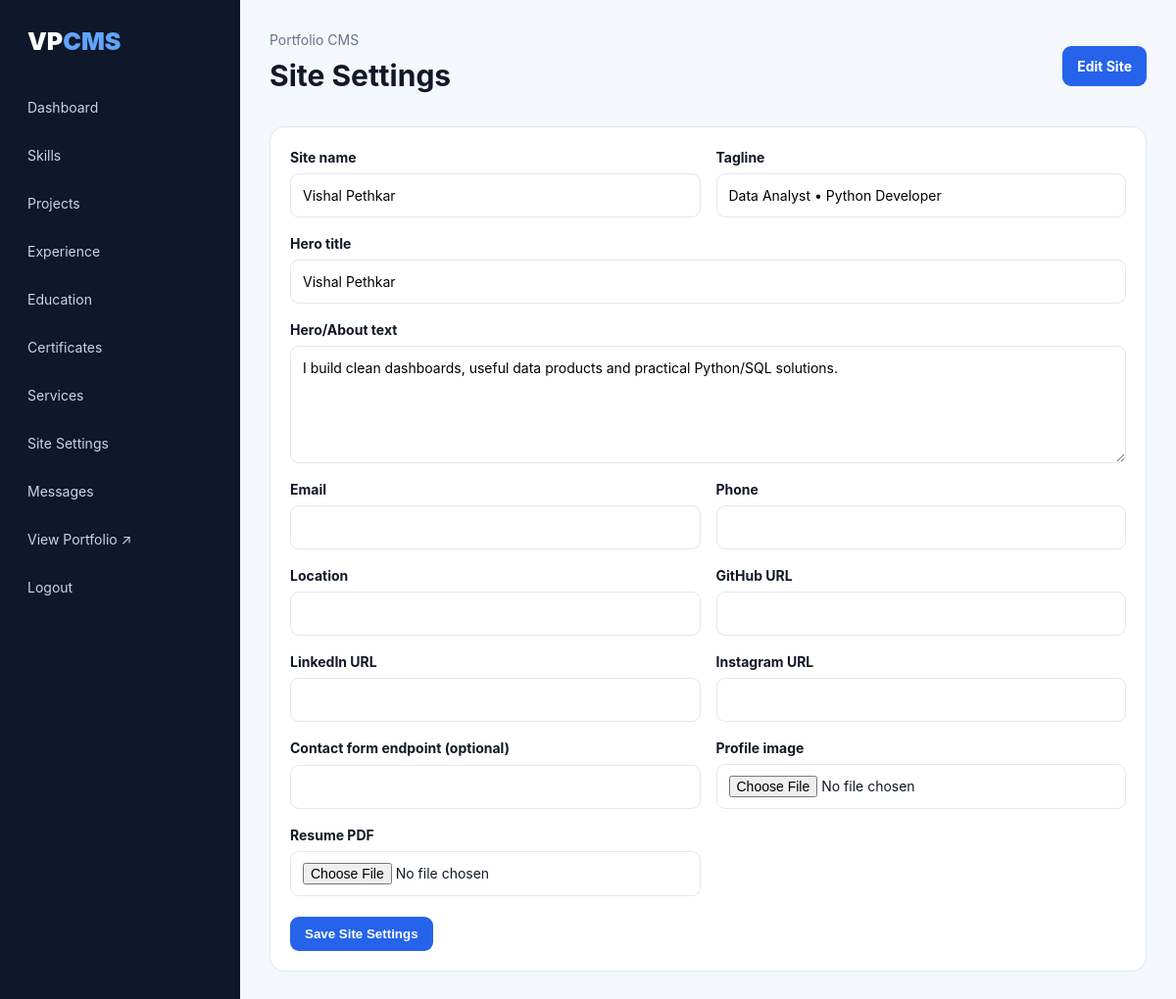
Page /admin/settings.php (signed in) on the committed database.
### tables this page shows
CREATE TABLE IF NOT EXISTS site_settings (
    id TINYINT UNSIGNED PRIMARY KEY,
    site_name VARCHAR(150) NOT NULL,
    tagline VARCHAR(255) DEFAULT '',
    hero_title VARCHAR(255) DEFAULT '',
    hero_text TEXT,
    profile_image VARCHAR(255) DEFAULT 'assets/profile.jpg',
    resume_file VARCHAR(255) DEFAULT 'assets/resume.pdf',
    email VARCHAR(190) DEFAULT '',
    phone VARCHAR(50) DEFAULT '',
    location VARCHAR(150) DEFAULT '',
    github VARCHAR(255) DEFAULT '',
    linkedin VARCHAR(255) DEFAULT '',
    instagram VARCHAR(255) DEFAULT '',
    form_endpoint VARCHAR(255) DEFAULT '',
    updated_at TIMESTAMP DEFAULT CURRENT_TIMESTAMP ON UPDATE CURRENT_TIMESTAMP
);

### config/config.php (called while the page is built, shortened)
<?php
function db(): PDO {
    static $pdo = null;
    if ($pdo === null) {
        $dsn = 'mysql:host=' . DB_HOST . ';dbname=' . DB_NAME . ';charset=utf8mb4';
        $pdo = new PDO($dsn, DB_USER, DB_PASS, [
            PDO::ATTR_ERRMODE => PDO::ERRMODE_EXCEPTION,
            PDO::ATTR_DEFAULT_FETCH_MODE => PDO::FETCH_ASSOC,
            PDO::ATTR_EMULATE_PREPARES => false,
        ]);
    }
    return $pdo;
}
function e(?string $value): string {
    return htmlspecialchars((string)$value, ENT_QUOTES, 'UTF-8');
}

### admin/settings.php (the view, shortened to what this page needs)
<?php
$page_title='Site Settings'; require __DIR__.'/_header.php';
$s=db()->query("SELECT * FROM site_settings WHERE id=1")->fetch();
?>
<div class="panel"><form method="post" enctype="multipart/form-data"><input type="hidden" name="csrf" value="<?=e(csrf_token())?>">
<div class="form-grid">
<div class="field"><label>Site name</label><input name="site_name" value="<?=e($s['site_name'])?>" required></div>
<div class="field"><label>Tagline</label><input name="tagline" value="<?=e($s['tagline'])?>"></div>
<div class="field full"><label>Hero title</label><input name="hero_title" value="<?=e($s['hero_title'])?>"></div>
<div class="field full"><label>Hero/About text</label><textarea name="hero_text"><?=e($s['hero_text'])?></textarea></div>
<div class="field"><label>Email</label><input name="email" value="<?=e($s['email'])?>"></div>
<div class="field"><label>Phone</label><input name="phone" value="<?=e($s['phone'])?>"></div>
<div class="field"><label>Location</label><input name="location" value="<?=e($s['location'])?>"></div>
<div class="field"><label>GitHub URL</label><input name="github" value="<?=e($s['github'])?>"></div>
<div class="field"><label>LinkedIn URL</label><input name="linkedin" value="<?=e($s['linkedin'])?>"></div>
<div class="field"><label>Instagram URL</label><input name="instagram" value="<?=e($s['instagram'])?>"></div>
<div class="field"><label>Contact form endpoint (optional)</label><input name="form_endpoint" value="<?=e($s['form_endpoint'])?>"></div>
<div class="field"><label>Profile image</label><input type="file" name="profile_image" accept="image/*"></div>
<div class="field"><label>Resume PDF</label><input type="file" name="resume_file" accept="application/pdf"></div>
</div><br><button class="btn" type="submit">Save Site Settings</button></form></div>
<?php require __DIR__.'/_footer.php'; ?>

### admin/admin.css (style rules this page uses)
:root { --bg:#f4f7fb;--card:#fff;--text:#111827;--muted:#64748b;--line:#e2e8f0;--blue:#2563eb;--green:#16a34a;--red:#dc2626 }
* { box-sizing:border-box }
body { margin:0;background:var(--bg);color:var(--text);font:14px/1.5 Inter,system-ui,sans-serif }
.btn { display:inline-block;background:var(--blue);color:#fff;border:0;padding:10px 15px;border-radius:9px;text-decoration:none;font-weight:700;cursor:pointer }
.panel { background:var(--card);border:1px solid var(--line);border-radius:15px;padding:20px;margin-top:20px }
.form-grid { display:grid;grid-template-columns:1fr 1fr;gap:16px }
.field { display:grid;gap:6px }
.field.full { grid-column:1/-1 }
label { font-weight:700 }
input,textarea,select { width:100%;padding:11px 12px;border:1px solid var(--line);border-radius:9px;background:#fff;font:inherit }
textarea { min-height:120px;resize:vertical }

### rows in the picture
site_settings: site_name "Vishal Pethkar", tagline "Data Analyst • Python Developer", hero_title "Vishal Pethkar", hero_text "I build clean dashboards, useful data products and practical Python/SQL solutions."

### other values in the picture
$page_title "Site Settings"
